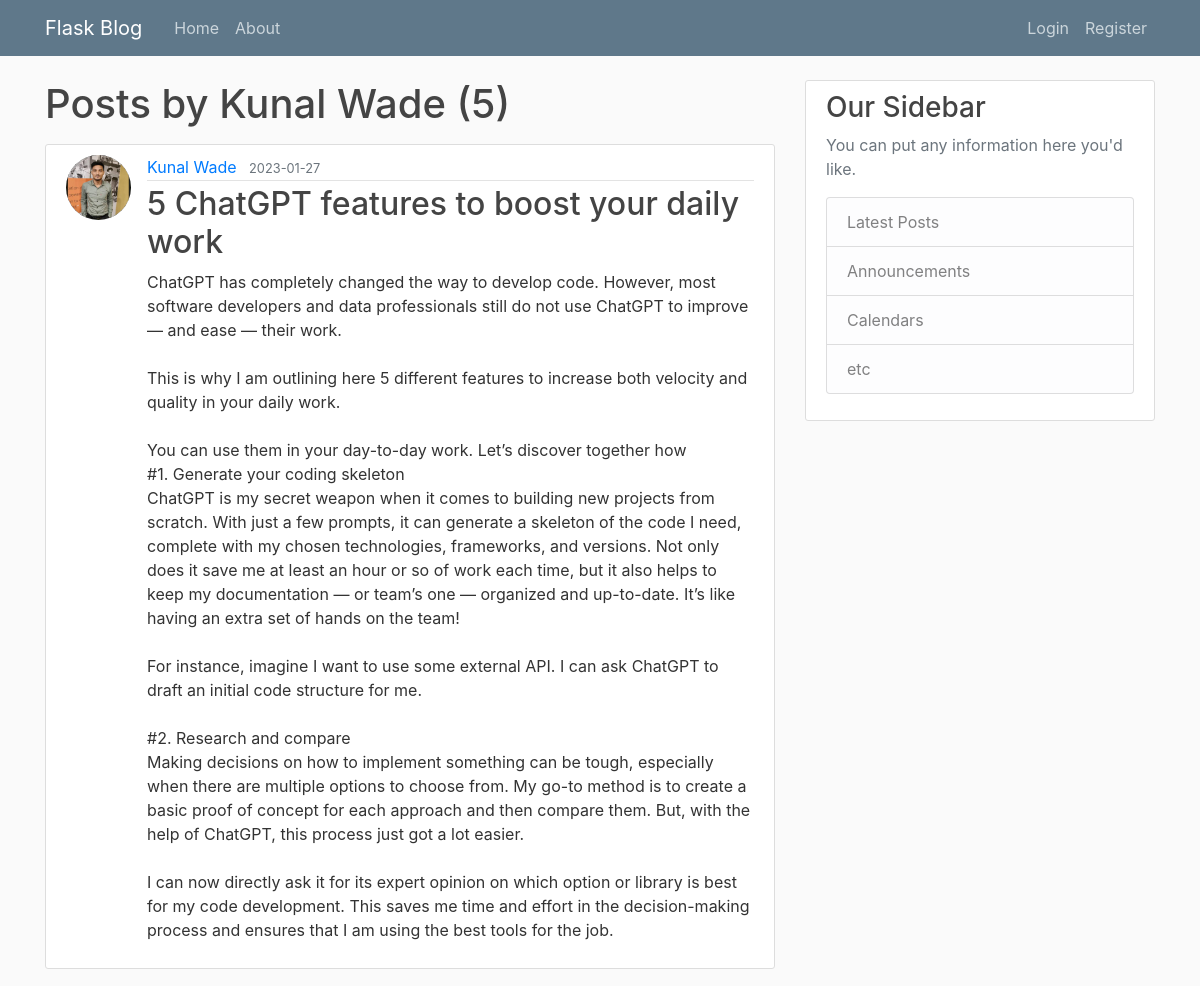
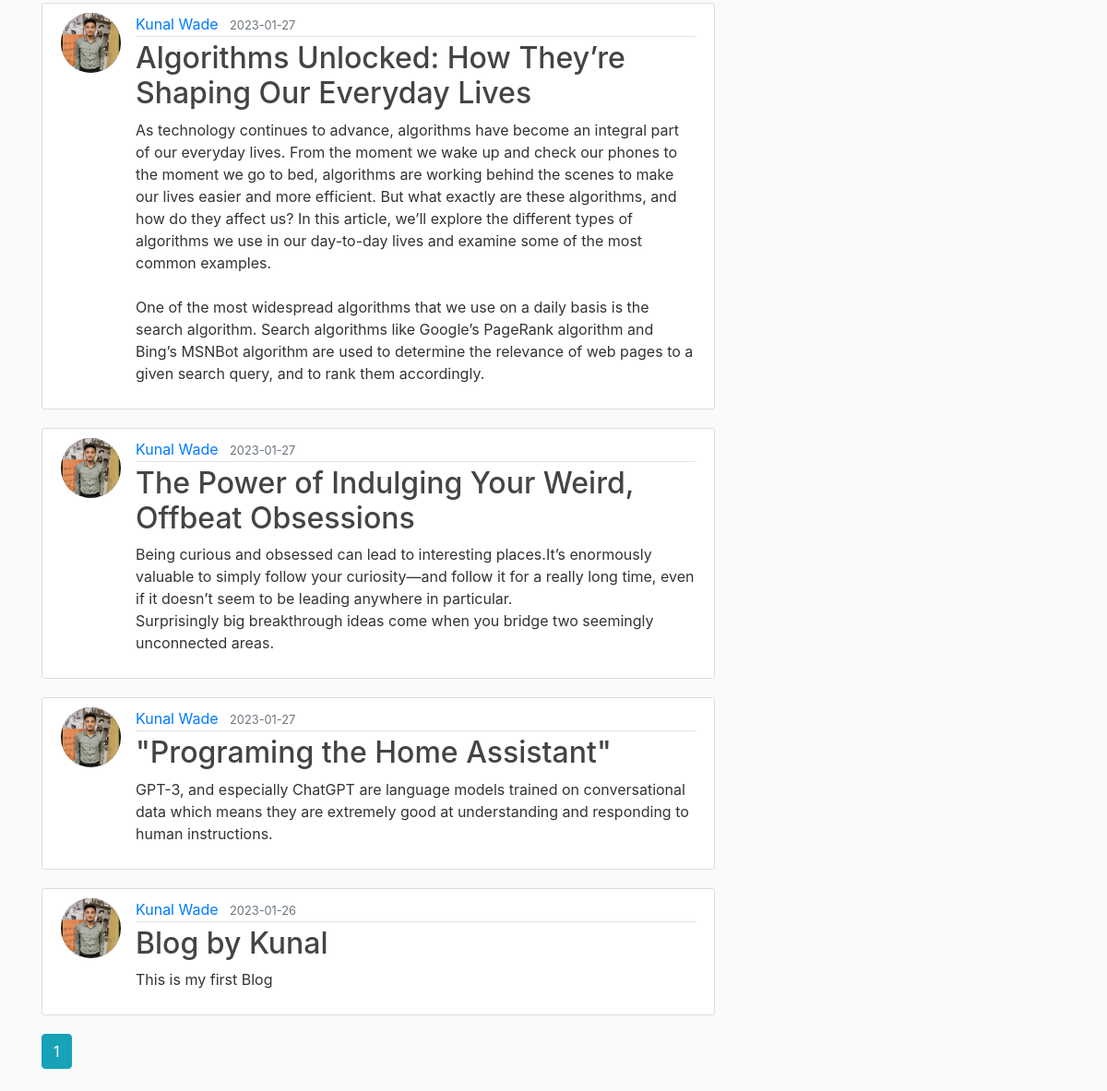
The page /user.Kunal Wade on the database its author committed (2 pictures, top to bottom).
### flaskblog/models.py (models this page shows, shortened)
class User(db.Model, UserMixin):
    __tablename__ = "user"
    id = db.Column(db.Integer, primary_key=True)
    username = db.Column(db.String(20), unique=True, nullable=False)
    email = db.Column(db.String(20), unique=True, nullable=False)
    image_file = db.Column(db.String(20), nullable=False,
                           default='default.jpg')
    password = db.Column(db.String(60), nullable=False)
    user = db.relationship('Post', backref="author", lazy=True)

class Post(db.Model):
    __tablename__ = "post"
    id = db.Column(db.Integer, primary_key=True)
    title = db.Column(db.String(100), nullable=False)
    date_posted = db.Column(db.DateTime, nullable=False,
                            default=datetime.utcnow)
    content = db.Column(db.Text, nullable=False)
    user_id = db.Column(db.Integer, db.ForeignKey('user.id'), nullable=False)

### flaskblog/routes.py (the view)
@app.route('/user.<string:username>')
def user_posts(username):
    page = request.args.get('page',1,type = int)
    user = User.query.filter_by(username = username).first_or_404()
    posts = Post.query.filter_by(author=user).order_by(Post.date_posted.desc()).paginate(page=page,per_page=5)
    return render_template('user_posts.html',posts=posts,user=user)

### flaskblog/templates/user_posts.html
{% extends "layout.html" %}
{% block content %}
<h1 class="mb-3">Posts by {{ user.username }} ({{ posts.total }})</h1>
{% for post in posts.items %}
<article class="media content-section">
    <img class="rounded-circle article-img"
        src="{{ url_for('static', filename='profile_pics/' + post.author.image_file) }}">
    <div class="media-body">
        <div class="article-metadata">
            <a class="mr-2" href="{{ url_for('user_posts', username=post.author.username) }}">{{ post.author.username
                }}</a>
            <small class="text-muted">{{ post.date_posted.strftime('%Y-%m-%d') }}</small>
        </div>
        <h2><a class="article-title" href="{{ url_for('post', post_id=post.id) }}">{{ post.title }}</a></h2>
        <p class="article-content">{{ post.content }}</p>
    </div>
</article>
{% endfor %}
{% for page_num in posts.iter_pages(left_edge=1, right_edge=1, left_current=1, right_current=2) %}
{% if page_num %}
{% if posts.page == page_num %}
<a class="btn btn-info mb-4" href="{{ url_for('user_posts', username=user.username, page=page_num) }}">{{ page_num
    }}</a>
{% else %}
<a class="btn btn-outline-info mb-4" href="{{ url_for('user_posts', username=user.username, page=page_num) }}">{{
    page_num }}</a>
{% endif %}
{% else %}
...
{% endif %}
{% endfor %}
{% endblock content %}

### flaskblog/static/main.css (style rules this page uses)
body { background: #fafafa; color: #333333; margin-top: 5rem; }
h1, h2, h3, h4, h5, h6 { color: #444444; }
.content-section { background: #ffffff; padding: 10px 20px; border: 1px solid #dddddd; border-radius: 3px; margin-bottom: 20px; }
.article-title { color: #444444; }
.article-content { white-space: pre-line; }
.article-img { height: 65px; width: 65px; margin-right: 16px; }
.article-metadata { padding-bottom: 1px; margin-bottom: 4px; border-bottom: 1px solid #e3e3e3 }

### rows shown on the page
User: username "Kunal Wade"
Post: image_file (picture), author.username "Kunal Wade", date_posted "2023-01-27", title "5 ChatGPT features to boost your daily work", content "ChatGPT has completely changed the way to develop code. However, most software developers and data professionals still do not use ChatGPT to improve — and ease — their work. This is why I am outlining here 5 different features to increase both velocity and quality in your daily work. You can use them in your day-to-day work. Let’s discover together how #1. Generate your coding skeleton ChatGPT is my secret weapon when it comes to building new projects from scratch. With just a few prompts, it can generate a skeleton of the code I need, complete with my chosen technologies, frameworks, and versions. Not only does it save me at least an hour or so of work each time, but it also helps to keep…"
Post: image_file (picture), author.username "Kunal Wade", date_posted "2023-01-27", title "Algorithms Unlocked: How They’re Shaping Our Everyday Lives", content "As technology continues to advance, algorithms have become an integral part of our everyday lives. From the moment we wake up and check our phones to the moment we go to bed, algorithms are working behind the scenes to make our lives easier and more efficient. But what exactly are these algorithms, and how do they affect us? In this article, we’ll explore the different types of algorithms we use in our day-to-day lives and examine some of the most common examples. One of the most widespread algorithms that we use on a daily basis is the search algorithm. Search algorithms like Google’s PageRank algorithm and Bing’s MSNBot algorithm are used to determine the relevance of web pages to a given…"
Post: image_file (picture), author.username "Kunal Wade", date_posted "2023-01-27", title "The Power of Indulging Your Weird, Offbeat Obsessions", content "Being curious and obsessed can lead to interesting places.It’s enormously valuable to simply follow your curiosity—and follow it for a really long time, even if it doesn’t seem to be leading anywhere in particular. Surprisingly big breakthrough ideas come when you bridge two seemingly unconnected areas."
Post: image_file (picture), author.username "Kunal Wade", date_posted "2023-01-27", title "\"Programing the Home Assistant\"", content "GPT-3, and especially ChatGPT are language models trained on conversational data which means they are extremely good at understanding and responding to human instructions."
Post: image_file (picture), author.username "Kunal Wade", date_posted "2023-01-26", title "Blog by Kunal", content "This is my first Blog"

### other values the page prints
{{ posts.total }} "5"
{{ page_num }} "1"
